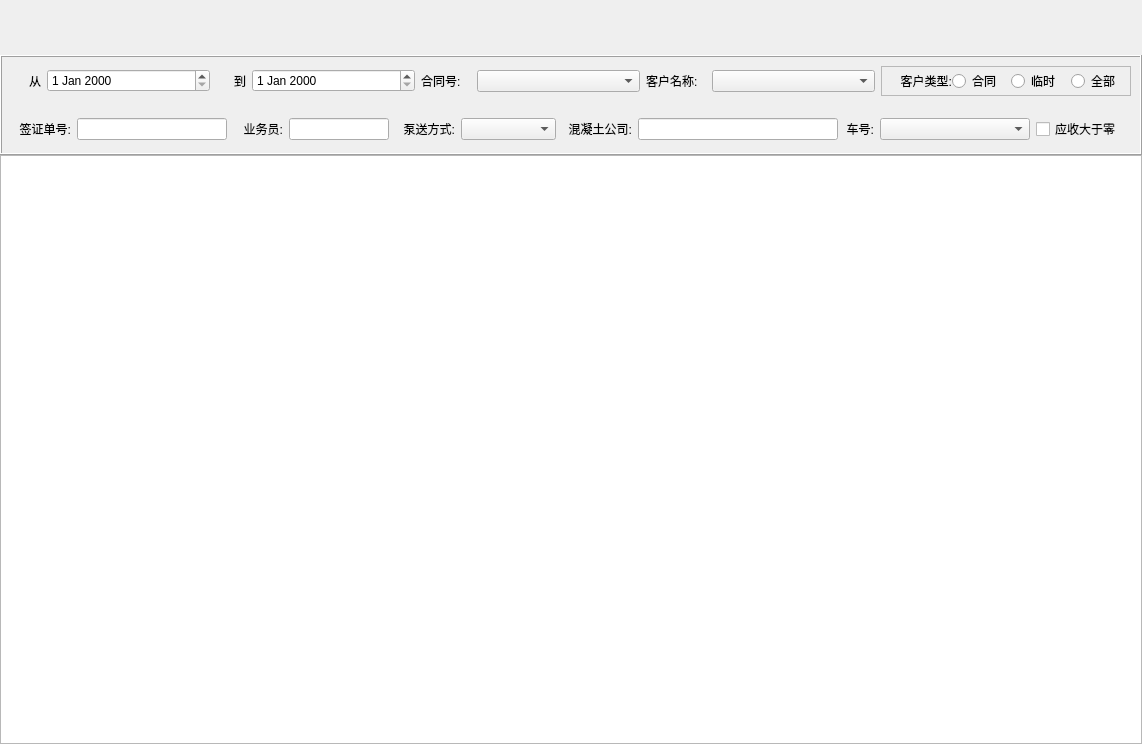
<?xml version="1.0" encoding="UTF-8"?>
<ui version="4.0">
 <class>ReceivableWidget</class>
 <widget class="QWidget" name="ReceivableWidget">
  <property name="geometry">
   <rect>
    <x>0</x>
    <y>0</y>
    <width>1142</width>
    <height>744</height>
   </rect>
  </property>
  <property name="windowTitle">
   <string>Form</string>
  </property>
  <layout class="QVBoxLayout" name="mainVerticalLayout">
   <property name="spacing">
    <number>0</number>
   </property>
   <property name="leftMargin">
    <number>0</number>
   </property>
   <property name="topMargin">
    <number>0</number>
   </property>
   <property name="rightMargin">
    <number>0</number>
   </property>
   <property name="bottomMargin">
    <number>0</number>
   </property>
   <item>
    <widget class="QWidget" name="toolBarWidget" native="true">
     <property name="minimumSize">
      <size>
       <width>0</width>
       <height>55</height>
      </size>
     </property>
     <property name="maximumSize">
      <size>
       <width>16777215</width>
       <height>55</height>
      </size>
     </property>
     <layout class="QVBoxLayout" name="toolBarVerticalLayout">
      <property name="spacing">
       <number>0</number>
      </property>
      <property name="leftMargin">
       <number>0</number>
      </property>
      <property name="topMargin">
       <number>0</number>
      </property>
      <property name="rightMargin">
       <number>0</number>
      </property>
      <property name="bottomMargin">
       <number>0</number>
      </property>
     </layout>
    </widget>
   </item>
   <item>
    <widget class="QFrame" name="chooseWidget">
     <property name="minimumSize">
      <size>
       <width>0</width>
       <height>100</height>
      </size>
     </property>
     <property name="maximumSize">
      <size>
       <width>16777215</width>
       <height>100</height>
      </size>
     </property>
     <property name="frameShape">
      <enum>QFrame::Box</enum>
     </property>
     <property name="frameShadow">
      <enum>QFrame::Raised</enum>
     </property>
     <layout class="QVBoxLayout" name="chooseVerticalLayout">
      <property name="spacing">
       <number>0</number>
      </property>
      <property name="leftMargin">
       <number>0</number>
      </property>
      <property name="topMargin">
       <number>0</number>
      </property>
      <property name="rightMargin">
       <number>0</number>
      </property>
      <property name="bottomMargin">
       <number>0</number>
      </property>
      <item>
       <widget class="QWidget" name="chooseTopWidget" native="true">
        <layout class="QHBoxLayout" name="chooseUpHorizonLayout">
         <item>
          <widget class="QLabel" name="fromLabel">
           <property name="minimumSize">
            <size>
             <width>30</width>
             <height>0</height>
            </size>
           </property>
           <property name="maximumSize">
            <size>
             <width>30</width>
             <height>16777215</height>
            </size>
           </property>
           <property name="text">
            <string>从</string>
           </property>
           <property name="alignment">
            <set>Qt::AlignRight|Qt::AlignTrailing|Qt::AlignVCenter</set>
           </property>
          </widget>
         </item>
         <item>
          <widget class="QDateEdit" name="fromDateEdit">
           <property name="minimumSize">
            <size>
             <width>100</width>
             <height>0</height>
            </size>
           </property>
           <property name="maximumSize">
            <size>
             <width>200</width>
             <height>16777215</height>
            </size>
           </property>
          </widget>
         </item>
         <item>
          <widget class="QLabel" name="toLabel">
           <property name="minimumSize">
            <size>
             <width>30</width>
             <height>0</height>
            </size>
           </property>
           <property name="maximumSize">
            <size>
             <width>30</width>
             <height>16777215</height>
            </size>
           </property>
           <property name="text">
            <string>到</string>
           </property>
           <property name="alignment">
            <set>Qt::AlignRight|Qt::AlignTrailing|Qt::AlignVCenter</set>
           </property>
          </widget>
         </item>
         <item>
          <widget class="QDateEdit" name="toDateEdit"/>
         </item>
         <item>
          <widget class="QLabel" name="contractNumLabel">
           <property name="minimumSize">
            <size>
             <width>50</width>
             <height>0</height>
            </size>
           </property>
           <property name="maximumSize">
            <size>
             <width>50</width>
             <height>16777215</height>
            </size>
           </property>
           <property name="text">
            <string>合同号:</string>
           </property>
          </widget>
         </item>
         <item>
          <widget class="QComboBox" name="ContractNumComboBox"/>
         </item>
         <item>
          <widget class="QLabel" name="clientNameLabel">
           <property name="minimumSize">
            <size>
             <width>60</width>
             <height>0</height>
            </size>
           </property>
           <property name="maximumSize">
            <size>
             <width>60</width>
             <height>16777215</height>
            </size>
           </property>
           <property name="text">
            <string>客户名称:</string>
           </property>
          </widget>
         </item>
         <item>
          <widget class="QComboBox" name="clientNameComboBox"/>
         </item>
         <item>
          <widget class="QFrame" name="clientTypeFrame">
           <property name="minimumSize">
            <size>
             <width>250</width>
             <height>0</height>
            </size>
           </property>
           <property name="frameShape">
            <enum>QFrame::StyledPanel</enum>
           </property>
           <property name="frameShadow">
            <enum>QFrame::Sunken</enum>
           </property>
           <layout class="QHBoxLayout" name="horizontalLayout">
            <property name="spacing">
             <number>0</number>
            </property>
            <property name="leftMargin">
             <number>10</number>
            </property>
            <property name="topMargin">
             <number>0</number>
            </property>
            <property name="rightMargin">
             <number>0</number>
            </property>
            <property name="bottomMargin">
             <number>0</number>
            </property>
            <item>
             <widget class="QLabel" name="clientTypeLabel">
              <property name="text">
               <string>客户类型:</string>
              </property>
              <property name="alignment">
               <set>Qt::AlignRight|Qt::AlignTrailing|Qt::AlignVCenter</set>
              </property>
             </widget>
            </item>
            <item>
             <widget class="QRadioButton" name="contractRadioButton">
              <property name="text">
               <string>合同</string>
              </property>
             </widget>
            </item>
            <item>
             <widget class="QRadioButton" name="tempRadioButton">
              <property name="text">
               <string>临时</string>
              </property>
             </widget>
            </item>
            <item>
             <widget class="QRadioButton" name="totalRadioButton">
              <property name="text">
               <string>全部</string>
              </property>
             </widget>
            </item>
           </layout>
          </widget>
         </item>
        </layout>
       </widget>
      </item>
      <item>
       <widget class="QWidget" name="chooseBottomWidget" native="true">
        <layout class="QHBoxLayout" name="chooseBottomHorizontalLayout">
         <item>
          <widget class="QLabel" name="label">
           <property name="maximumSize">
            <size>
             <width>60</width>
             <height>16777215</height>
            </size>
           </property>
           <property name="text">
            <string>签证单号:</string>
           </property>
           <property name="alignment">
            <set>Qt::AlignRight|Qt::AlignTrailing|Qt::AlignVCenter</set>
           </property>
          </widget>
         </item>
         <item>
          <widget class="QLineEdit" name="docNumLineEdit">
           <property name="maximumSize">
            <size>
             <width>150</width>
             <height>16777215</height>
            </size>
           </property>
          </widget>
         </item>
         <item>
          <widget class="QLabel" name="label_2">
           <property name="maximumSize">
            <size>
             <width>50</width>
             <height>16777215</height>
            </size>
           </property>
           <property name="text">
            <string>业务员:</string>
           </property>
           <property name="alignment">
            <set>Qt::AlignRight|Qt::AlignTrailing|Qt::AlignVCenter</set>
           </property>
          </widget>
         </item>
         <item>
          <widget class="QLineEdit" name="salesmanLineEdit">
           <property name="maximumSize">
            <size>
             <width>100</width>
             <height>16777215</height>
            </size>
           </property>
          </widget>
         </item>
         <item>
          <widget class="QLabel" name="label_3">
           <property name="maximumSize">
            <size>
             <width>60</width>
             <height>16777215</height>
            </size>
           </property>
           <property name="text">
            <string>泵送方式:</string>
           </property>
           <property name="alignment">
            <set>Qt::AlignRight|Qt::AlignTrailing|Qt::AlignVCenter</set>
           </property>
          </widget>
         </item>
         <item>
          <widget class="QComboBox" name="pumpTypeComboBox"/>
         </item>
         <item>
          <widget class="QLabel" name="label_4">
           <property name="maximumSize">
            <size>
             <width>70</width>
             <height>16777215</height>
            </size>
           </property>
           <property name="text">
            <string>混凝土公司:</string>
           </property>
           <property name="alignment">
            <set>Qt::AlignRight|Qt::AlignTrailing|Qt::AlignVCenter</set>
           </property>
          </widget>
         </item>
         <item>
          <widget class="QLineEdit" name="companyLineEdit">
           <property name="maximumSize">
            <size>
             <width>200</width>
             <height>16777215</height>
            </size>
           </property>
          </widget>
         </item>
         <item>
          <widget class="QLabel" name="carNumLabel">
           <property name="minimumSize">
            <size>
             <width>30</width>
             <height>0</height>
            </size>
           </property>
           <property name="maximumSize">
            <size>
             <width>30</width>
             <height>16777215</height>
            </size>
           </property>
           <property name="text">
            <string>车号:</string>
           </property>
           <property name="alignment">
            <set>Qt::AlignRight|Qt::AlignTrailing|Qt::AlignVCenter</set>
           </property>
          </widget>
         </item>
         <item>
          <widget class="QComboBox" name="carNumComboBox">
           <property name="minimumSize">
            <size>
             <width>150</width>
             <height>0</height>
            </size>
           </property>
          </widget>
         </item>
         <item>
          <widget class="QCheckBox" name="receivableCheckBox">
           <property name="text">
            <string>应收大于零</string>
           </property>
          </widget>
         </item>
        </layout>
       </widget>
      </item>
     </layout>
    </widget>
   </item>
   <item>
    <widget class="QTableWidget" name="mainTableWidget"/>
   </item>
  </layout>
 </widget>
 <resources/>
 <connections/>
</ui>
